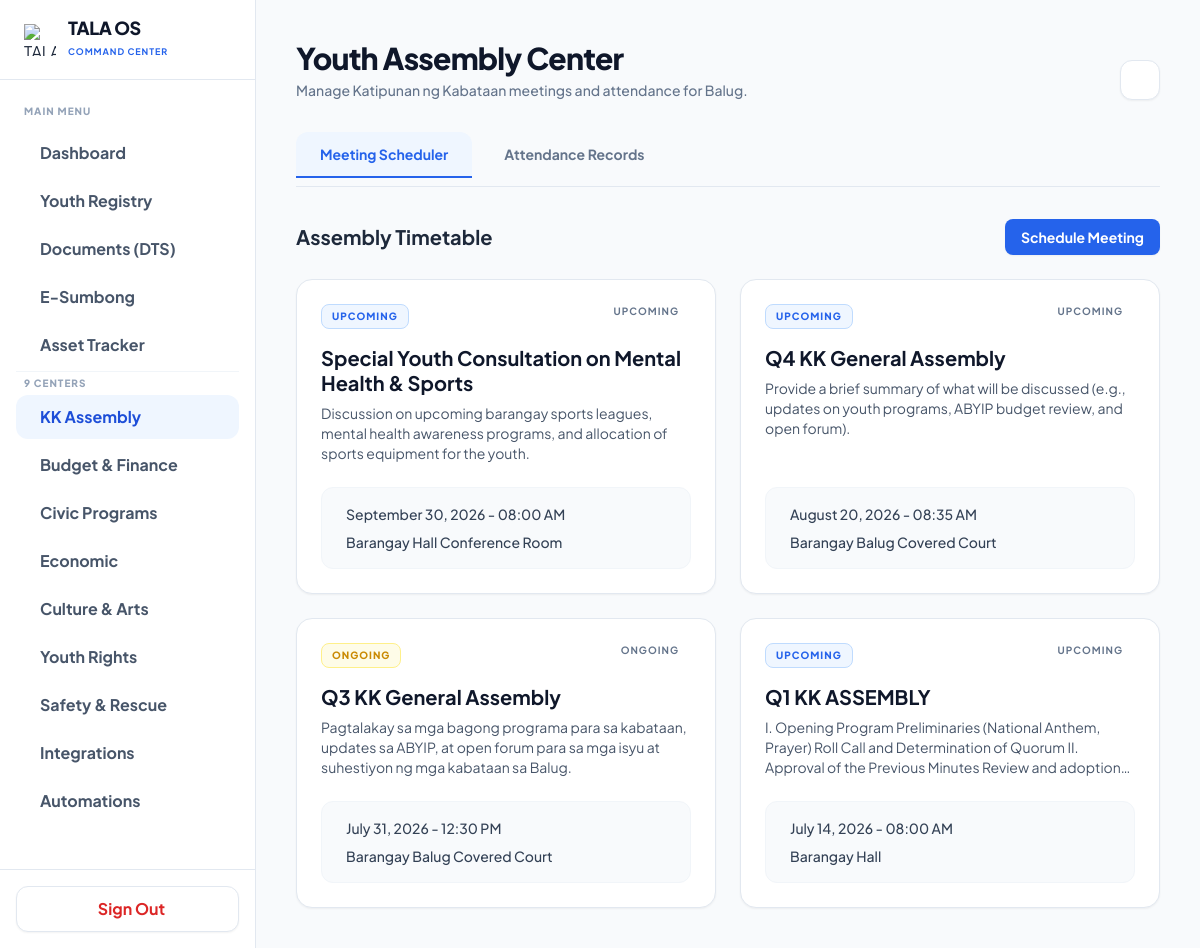
/sk2_assembly.php (signed in), run on the app's committed database.
### tables this page shows
CREATE TABLE `sk2_assemblies` (
  `id` int(11) NOT NULL,
  `barangay` varchar(100) NOT NULL,
  `title` varchar(255) NOT NULL,
  `description` text NOT NULL,
  `schedule_date` datetime NOT NULL,
  `location` varchar(255) NOT NULL,
  `status` enum('Upcoming','Ongoing','Completed','Cancelled') DEFAULT 'Upcoming',
  `created_at` timestamp NULL DEFAULT current_timestamp()
);

### sk2_assembly.php (the view, shortened to what this page needs)
<?php
require 'db_connect.php';
$barangay = $_SESSION['admin_barangay'] ?? 'Municipal Level';
$activeTab = $_GET['tab'] ?? 'assemblies';
try {
    $pdo->exec("CREATE TABLE IF NOT EXISTS `sk2_assemblies` (
        `id` INT AUTO_INCREMENT PRIMARY KEY,
        `barangay` VARCHAR(100) NOT NULL,
        `title` VARCHAR(255) NOT NULL,
        `description` TEXT NOT NULL,
        `schedule_date` DATETIME NOT NULL,
        `location` VARCHAR(255) NOT NULL,
        `status` ENUM('Upcoming', 'Ongoing', 'Completed', 'Cancelled') DEFAULT 'Upcoming',
        `created_at` TIMESTAMP DEFAULT CURRENT_TIMESTAMP
    )");
    $pdo->exec("CREATE TABLE IF NOT EXISTS `sk2_assembly_attendance` (
        `id` INT AUTO_INCREMENT PRIMARY KEY,
        `assembly_id` INT NOT NULL,
        `youth_id` INT NOT NULL,
        `barangay` VARCHAR(100) NOT NULL,
        `time_in` TIMESTAMP DEFAULT CURRENT_TIMESTAMP,
        FOREIGN KEY (`assembly_id`) REFERENCES `sk2_assemblies`(`id`) ON DELETE CASCADE
    )");
} catch (PDOException $e) {}
$assemblies = $pdo->prepare("SELECT * FROM sk2_assemblies WHERE barangay = ? ORDER BY schedule_date DESC");
$assemblies->execute([$barangay]); $assemblies = $assemblies->fetchAll(PDO::FETCH_ASSOC);
?>
<!DOCTYPE html>
<html lang="en" class="light">
<head>
    <script src="https://cdn.tailwindcss.com"></script>
</head>
<body class="bg-slate-50 text-slate-800 dark:bg-zinc-950 dark:text-zinc-100 flex h-screen overflow-hidden selection:bg-blue-500 selection:text-white transition-colors duration-300">
<?php include 'sk2_sidebar.php'; ?>
<main class="ml-64 flex-1 h-screen overflow-y-auto custom-scrollbar relative bg-slate-50 dark:bg-zinc-950 transition-colors duration-300">
        <div class="relative z-10 p-8 lg:p-10 max-w-[1600px] mx-auto">
            <div class="flex flex-col md:flex-row justify-between items-start md:items-end mb-8 gap-4 transition-colors">
                <div>
                    <h2 class="text-3xl font-black text-slate-900 dark:text-white tracking-tight flex items-center gap-3 mb-1 transition-colors">
                        Youth Assembly Center
                    </h2>
                    <p class="text-sm text-slate-500 dark:text-zinc-400 font-medium transition-colors">Manage Katipunan ng Kabataan meetings and attendance for <?= htmlspecialchars($barangay) ?>.</p>
                </div>
                <div class="flex items-center gap-3">
                    <button id="themeToggle" class="w-10 h-10 flex items-center justify-center rounded-xl bg-white border border-slate-200 text-slate-500 hover:bg-slate-50 dark:bg-zinc-900 dark:border-zinc-800 dark:text-zinc-400 dark:hover:bg-zinc-800 transition-colors shadow-sm">
                    </button>
                </div>
            </div>
            <div class="flex gap-2 border-b border-slate-200 dark:border-zinc-800 mb-8 overflow-x-auto custom-scrollbar pb-2 transition-colors">
                <button onclick="switchTab('assemblies')" id="tabBtn-assemblies" class="px-6 py-3 font-bold text-sm rounded-t-xl transition-all whitespace-nowrap <?= $activeTab == 'assemblies' ? 'bg-blue-50 text-blue-600 border-b-2 border-blue-600 dark:bg-blue-500/10 dark:text-blue-400 dark:border-blue-500' : 'text-slate-500 hover:text-slate-800 dark:text-zinc-400 dark:hover:text-white border-b-2 border-transparent' ?>">
                    <i class="ph-bold ph-calendar-blank"></i> Meeting Scheduler
                </button>
                <button onclick="switchTab('attendance')" id="tabBtn-attendance" class="px-6 py-3 font-bold text-sm rounded-t-xl transition-all whitespace-nowrap <?= $activeTab == 'attendance' ? 'bg-blue-50 text-blue-600 border-b-2 border-blue-600 dark:bg-blue-500/10 dark:text-blue-400 dark:border-blue-500' : 'text-slate-500 hover:text-slate-800 dark:text-zinc-400 dark:hover:text-white border-b-2 border-transparent' ?>">
                    <i class="ph-bold ph-users-three"></i> Attendance Records
                </button>
            </div>
            <div id="tab-assemblies" class="tab-content <?= $activeTab == 'assemblies' ? 'active' : '' ?>">
                <div class="flex justify-between items-center mb-6 transition-colors">
                    <h3 class="text-xl font-bold text-slate-800 dark:text-white transition-colors">Assembly Timetable</h3>
                    <button onclick="document.getElementById('modal-assembly').classList.remove('hidden')" class="bg-blue-600 hover:bg-blue-700 text-white px-4 py-2 rounded-lg font-bold text-sm transition-colors shadow-sm">
                        <i class="ph-bold ph-plus"></i> Schedule Meeting
                    </button>
                </div>
                <div class="grid grid-cols-1 lg:grid-cols-2 gap-6">
                    <?php if(empty($assemblies)): ?>
                        <div class="col-span-full text-center py-12 bg-white dark:bg-zinc-900 border border-dashed border-slate-300 dark:border-zinc-800 rounded-2xl transition-colors">
                            <p class="text-slate-500 dark:text-zinc-500 font-bold transition-colors">No assemblies scheduled.</p>
                        </div>
                    <?php else: foreach($assemblies as $a):
                        $statusColor = 'bg-slate-100 text-slate-600 dark:bg-zinc-800 dark:text-zinc-400 border-transparent';
                        if ($a['status'] == 'Upcoming') $statusColor = 'bg-blue-50 text-blue-600 dark:bg-blue-500/10 dark:text-blue-400 border border-blue-200 dark:border-blue-500/30';
                        if ($a['status'] == 'Ongoing') $statusColor = 'bg-yellow-50 text-yellow-600 dark:bg-yellow-500/10 dark:text-yellow-400 border border-yellow-200 dark:border-yellow-500/30 animate-pulse';
                    ?>
                    <div class="bg-white dark:bg-zinc-900 border border-slate-200 dark:border-zinc-800 rounded-2xl p-6 relative group transition-colors shadow-sm flex flex-col h-full hover:border-blue-500 dark:hover:border-blue-500">
                        <div class="flex justify-between items-start mb-4">
                            <span class="px-2.5 py-1 text-[10px] font-extrabold uppercase tracking-widest rounded-lg transition-colors <?= $statusColor ?>"><?= $a['status'] ?></span>
                            <div class="flex items-center gap-3">
                                <select onchange="window.location.href='?action=update_status&id=<?= $a['id'] ?>&tab=assemblies&status='+this.value" class="bg-transparent border-none text-[10px] font-bold uppercase tracking-widest outline-none cursor-pointer text-slate-500 hover:text-blue-600 dark:text-zinc-400 dark:hover:text-blue-400 transition-colors appearance-none text-right">
                                    <option value="Upcoming" <?= $a['status']=='Upcoming'?'selected':'' ?> class="dark:bg-zinc-800">Upcoming</option>
                                    <option value="Ongoing" <?= $a['status']=='Ongoing'?'selected':'' ?> class="dark:bg-zinc-800">Ongoing</option>
                                </select>
                            </div>
                        </div>
                        <h4 class="text-xl font-bold text-slate-900 dark:text-white mb-2 leading-tight transition-colors"><?= htmlspecialchars($a['title']) ?></h4>
                        <p class="text-sm text-slate-600 dark:text-zinc-400 mb-6 flex-1 line-clamp-3 transition-colors"><?= htmlspecialchars($a['description']) ?></p>
                        <div class="space-y-2 bg-slate-50 dark:bg-zinc-950 p-4 rounded-xl border border-slate-100 dark:border-zinc-800 transition-colors">
                            <div class="flex items-center gap-2 text-sm text-slate-700 dark:text-zinc-300 font-medium transition-colors">
                                <i class="ph-fill ph-calendar-blank text-blue-500 dark:text-blue-400"></i> <?= date('F d, Y - h:i A', strtotime($a['schedule_date'])) ?>
                            </div>
                            <div class="flex items-center gap-2 text-sm text-slate-700 dark:text-zinc-300 font-medium transition-colors">
                                <i class="ph-fill ph-map-pin text-red-500 dark:text-red-400"></i> <?= htmlspecialchars($a['location']) ?>
                            </div>
                        </div>
                    </div>
                    <?php endforeach; endif; ?>
                </div>
            </div>
        </div>
</main>
</body>
</html>

### sk2_assembly.php (style rules this page uses)
body { transition: background-color 0.3s ease, color 0.3s ease; }
.tab-content { display: none; animation: fadeIn 0.3s ease-in-out; }
.tab-content.active { display: block; }

### data on the page
sk2_assemblies: status "UPCOMING", status+id "Upcoming", title "Special Youth Consultation on Mental Health & Sports", description "Discussion on upcoming barangay sports leagues, mental health awareness programs, and allocation of sports equipment for the youth.", schedule_date "September 30, 2026 - 08:00 AM", location "Barangay Hall Conference Room"
sk2_assemblies: status "UPCOMING", status+id "Upcoming", title "Q4 KK General Assembly", description "Provide a brief summary of what will be discussed (e.g., updates on youth programs, ABYIP budget review, and open forum).", schedule_date "August 20, 2026 - 08:35 AM", location "Barangay Balug Covered Court"
sk2_assemblies: status "ONGOING", status+id "Ongoing", title "Q3 KK General Assembly", description "Pagtalakay sa mga bagong programa para sa kabataan, updates sa ABYIP, at open forum para sa mga isyu at suhestiyon ng mga kabataan sa Balug.", schedule_date "July 31, 2026 - 12:30 PM", location "Barangay Balug Covered Court"
sk2_assemblies: status "UPCOMING", status+id "Upcoming", title "Q1 KK ASSEMBLY", description "I. Opening Program Preliminaries (National Anthem, Prayer) Roll Call and Determination of Quorum II. Approval of the Previous Minutes Review and…", schedule_date "July 14, 2026 - 08:00 AM", location "Barangay Hall"

### other printed values
$barangay "Balug"
